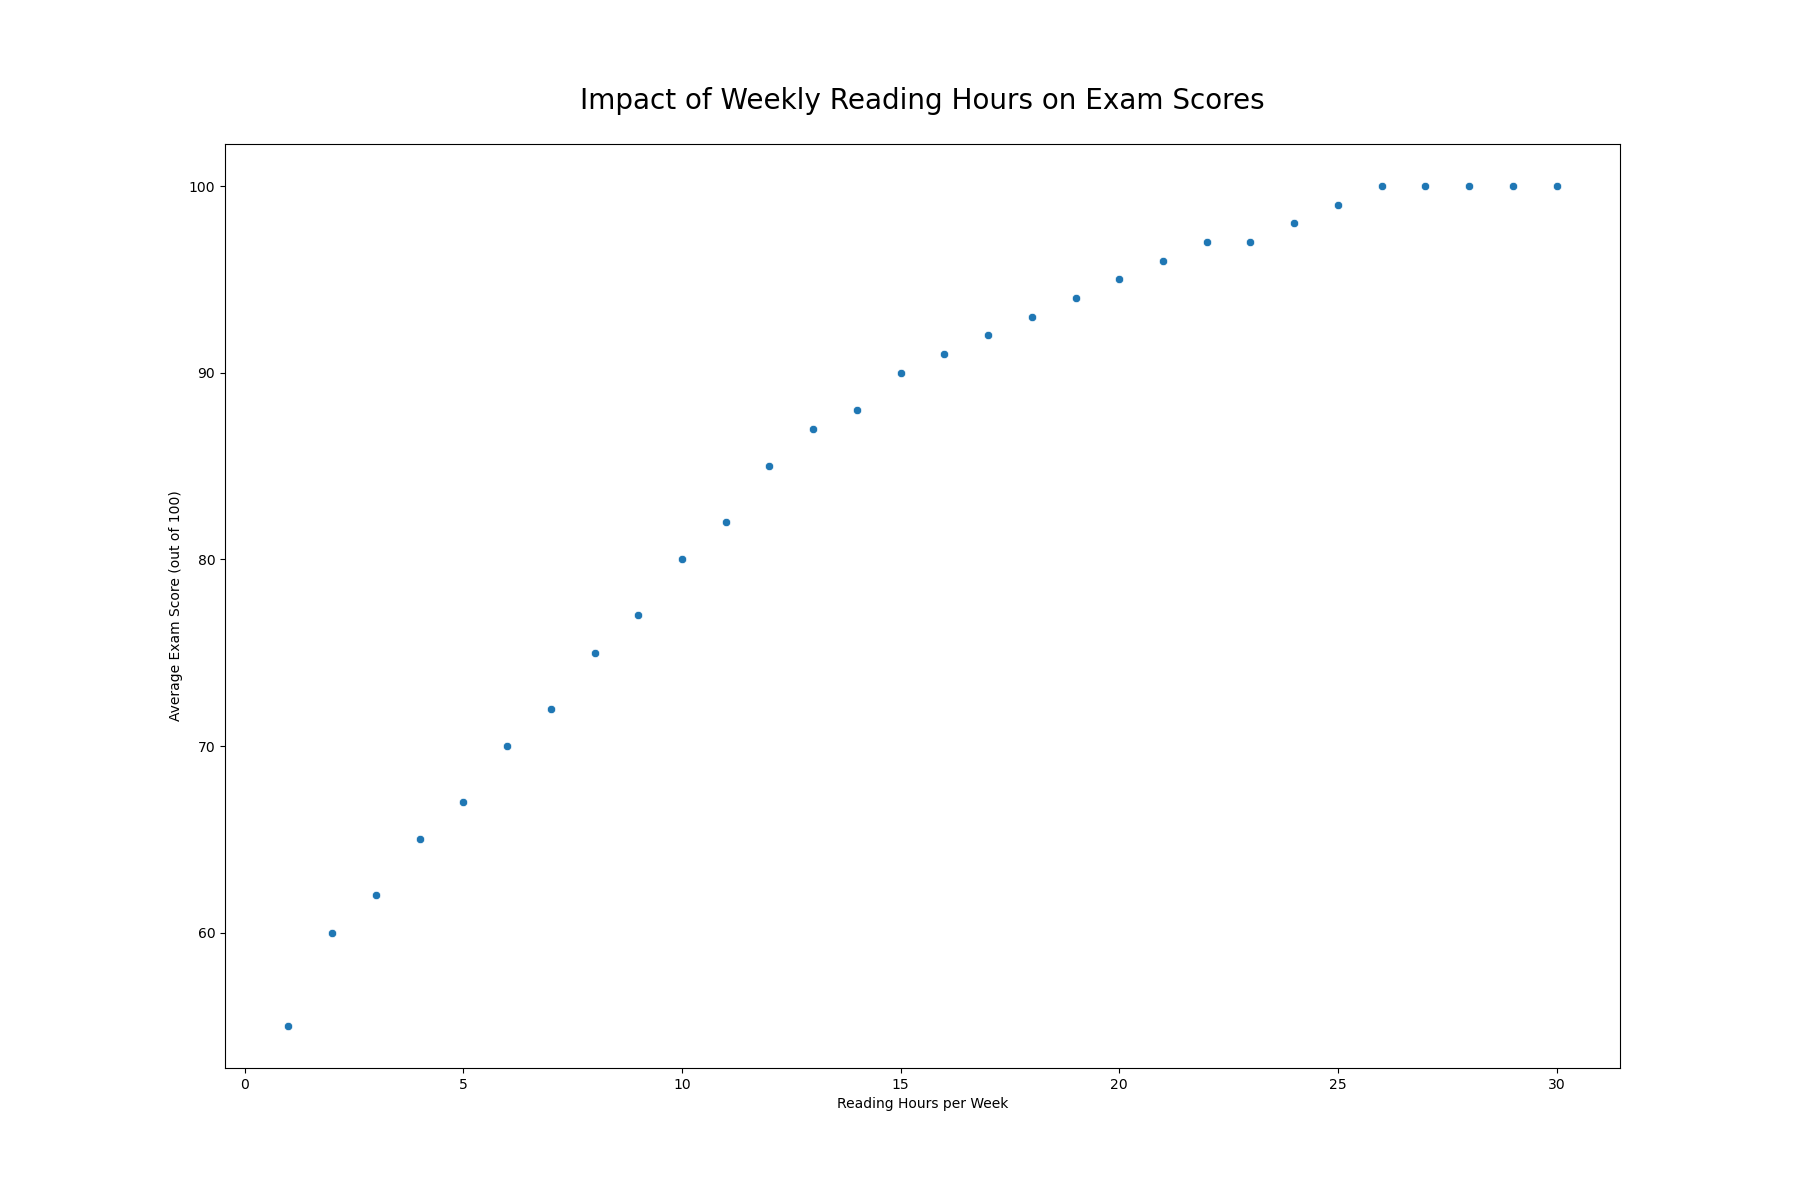

Recreate this plot in Python.

import pandas as pd
import seaborn as sns
import matplotlib.pyplot as plt

# Data
data = {
    'Reading_Hours_per_Week': [1, 2, 3, 4, 5, 6, 7, 8, 9, 10, 11, 12, 13, 14, 15, 16, 17, 18, 19, 20, 21, 22, 23, 24, 25, 26, 27, 28, 29, 30],
    'Average_Exam_Score': [55, 60, 62, 65, 67, 70, 72, 75, 77, 80, 82, 85, 87, 88, 90, 91, 92, 93, 94, 95, 96, 97, 97, 98, 99, 100, 100, 100, 100, 100]
}

# Create DataFrame
df = pd.DataFrame(data)

# Plot
plt.figure(figsize=(18, 12))
scatter_plot = sns.scatterplot(data=df, x='Reading_Hours_per_Week', y='Average_Exam_Score', color="#1F77B4")

# Customize the plot
scatter_plot.set_title('Impact of Weekly Reading Hours on Exam Scores', fontsize=20, pad=25)
scatter_plot.set(xlabel='Reading Hours per Week', ylabel='Average Exam Score (out of 100)')

plt.show()
